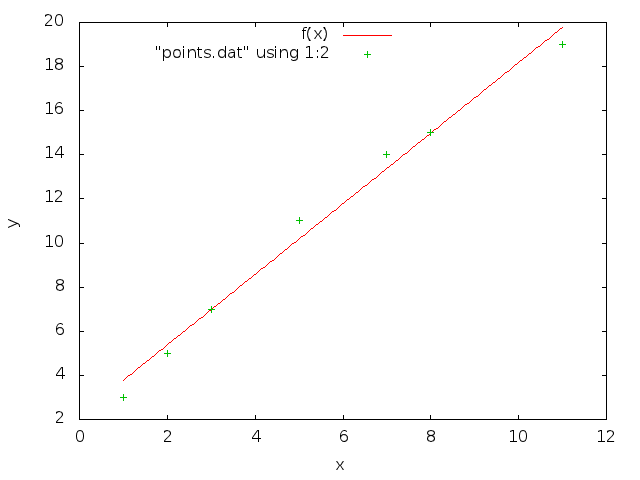

The gnuplot source for this figure:
set xlabel "x"
set ylabel "y"
set autoscale
set term png
set key left top
f(x) = (12+8.8*x)/5.5 
set output "plot.png"
plot f(x),"points.dat" using 1:2 
